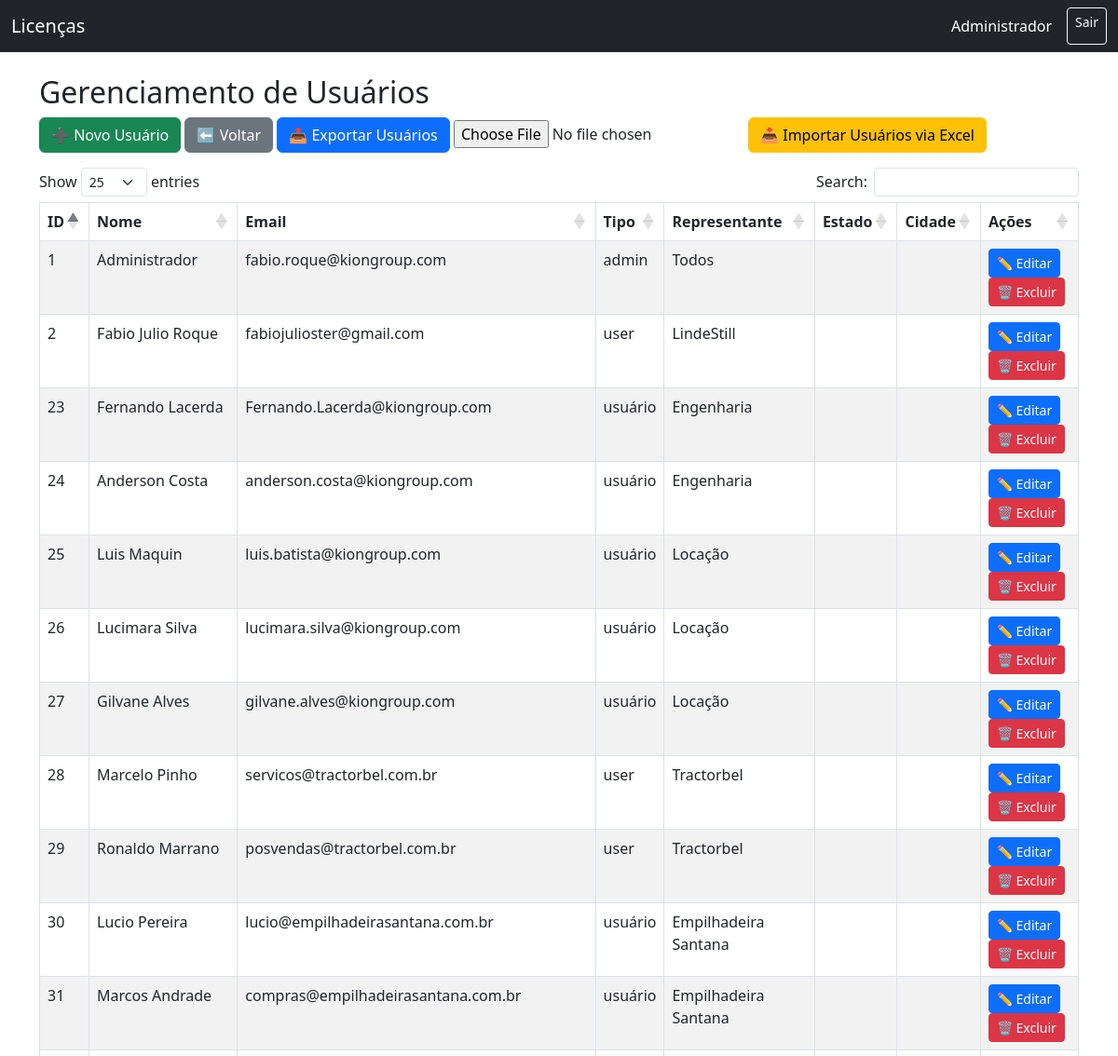
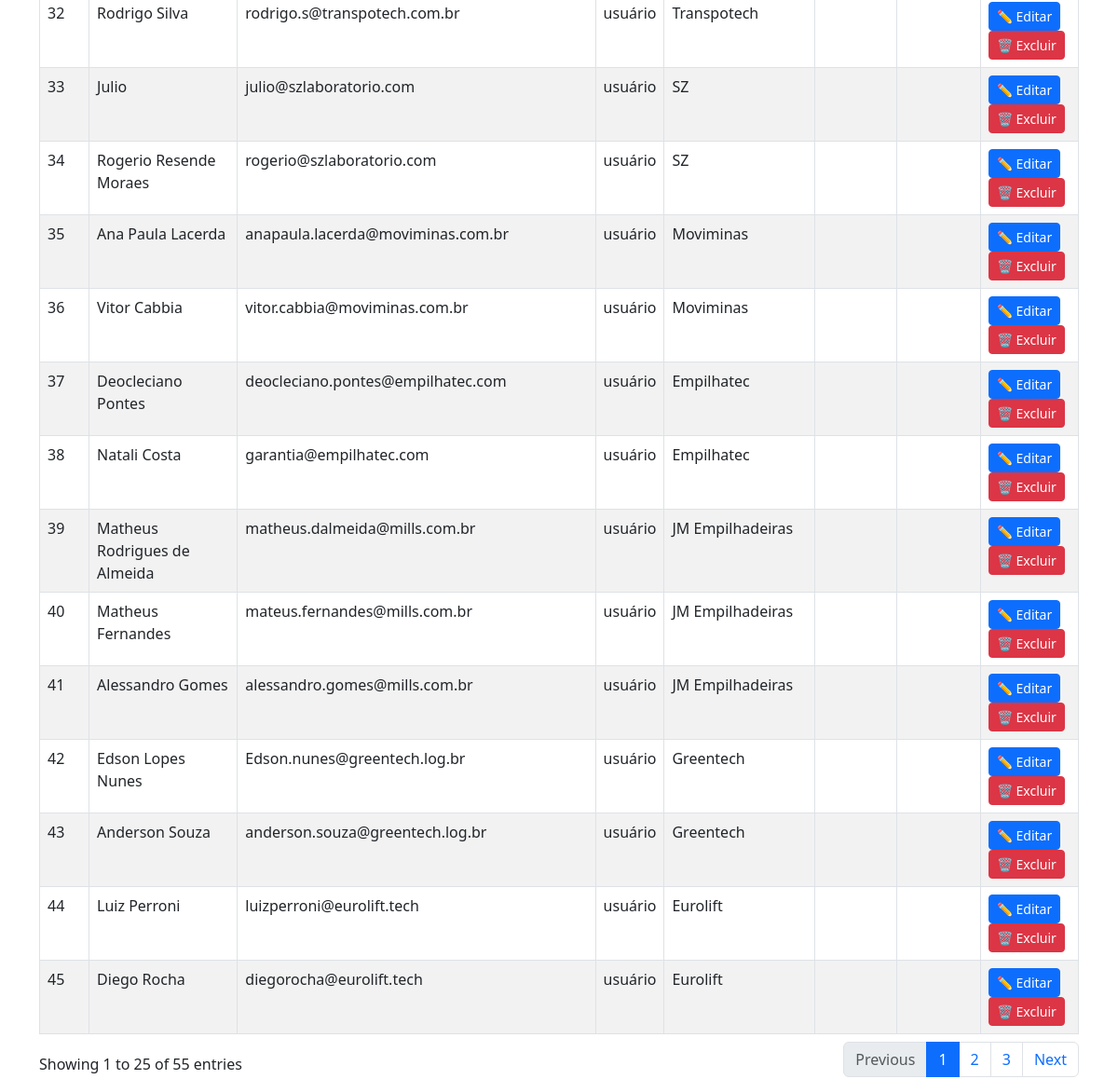
The page /admin/users (signed in) on the database its author committed (2 pictures, top to bottom).
### tables this page shows
CREATE TABLE usuarios (
        id INTEGER PRIMARY KEY AUTOINCREMENT,
        nome TEXT NOT NULL,
        email TEXT UNIQUE NOT NULL,
        senha TEXT NOT NULL,
        tipo TEXT NOT NULL DEFAULT 'user',
        representante TEXT,
        estado TEXT,
        cidade TEXT
    );

### app.py (the view)
@app.route("/admin/users")
def admin_users():
    if session.get("user_tipo") != "admin":
        return redirect(url_for("login"))
    con = get_db()
    cur = con.cursor()
    cur.execute("""
        SELECT * FROM usuarios
        ORDER BY
            CASE WHEN tipo = 'admin' THEN 0 ELSE 1 END,
            nome ASC
    """)
    usuarios = cur.fetchall()
    return render_template("admin_users.html", usuarios=usuarios)

### app.py (called while the page is built)
def get_db():
    con = sqlite3.connect(DB_NAME)
    con.row_factory = sqlite3.Row
    return con

### templates/admin_users.html
{% extends "base.html" %}
{% block content %}
<div class="container mt-4">
    <h2>Gerenciamento de Usuários</h2>
    <div class="mb-3">
        <a href="{{ url_for('admin_users_new') }}" class="btn btn-success">➕ Novo Usuário</a>
        <a href="{{ url_for('admin') }}" class="btn btn-secondary">⬅ Voltar</a>
        <a href="{{ url_for('export_usuarios') }}" class="btn btn-primary">📤 Exportar Usuários</a>
        <form action="{{ url_for('upload_usuarios_excel') }}" method="post" enctype="multipart/form-data" style="display:inline;">
           <input type="file" name="file" accept=".xlsx" required>
           <button type="submit" class="btn btn-warning">📥 Importar Usuários via Excel</button>
        </form>
    </div>
    <table class="table table-striped table-bordered">
        <thead class="thead-dark">
            <tr>
                <th>ID</th>
                <th>Nome</th>
                <th>Email</th>
                <th>Tipo</th>
                <th>Representante</th>
                <th>Estado</th>
                <th>Cidade</th>
                <th>Ações</th>
            </tr>
        </thead>
        <tbody>
            {% for usuario in usuarios %}
            <tr>
                <td>{{ usuario['id'] }}</td>
                <td>{{ usuario['nome'] }}</td>
                <td>{{ usuario['email'] }}</td>
                <td>{{ usuario['tipo'] }}</td>
                <td>{{ usuario['representante'] }}</td>
                <td>{{ usuario['estado'] }}</td>
                <td>{{ usuario['cidade'] }}</td>
                <td>
                    <a href="{{ url_for('admin_users_edit', user_id=usuario['id']) }}"
                       class="btn btn-primary btn-sm">✏️ Editar</a>
                    <a href="{{ url_for('admin_users_delete', user_id=usuario['id']) }}"
                       class="btn btn-danger btn-sm"
                       onclick="return confirm('Tem certeza que deseja excluir este usuário?');">🗑️ Excluir</a>
                </td>
            </tr>
            {% endfor %}
        </tbody>
    </table>
</div>
{% endblock %}

### templates/base.html (shortened to what this page needs)
<!DOCTYPE html>
<html lang="pt-BR">
<head>
    <link href="https://cdn.jsdelivr.net/npm/bootstrap@5.3.0/dist/css/bootstrap.min.css" rel="stylesheet">
    <link rel="stylesheet" href="https://cdn.datatables.net/1.13.6/css/dataTables.bootstrap5.min.css">
</head>
<body>
    <nav class="navbar navbar-expand-lg navbar-dark bg-dark">
        <div class="container-fluid">
            <a class="navbar-brand" href="{{ url_for('login') }}">Licenças</a>
            {% if session.get('user_id') %}
            <div class="d-flex">
                <span class="navbar-text text-white me-3">
                    {{ session.get('user_nome') }}
                </span>
                <a href="{{ url_for('logout') }}" class="btn btn-outline-light btn-sm">Sair</a>
            </div>
            {% endif %}
        </div>
    </nav>
    {% block content %}{% endblock %}
</body>
</html>

### rows shown on the page
usuarios: get "Administrador", id "1", nome "Administrador", email "fabio.roque@kiongroup.com", tipo "admin", representante "Todos"
usuarios: id "41", nome "Alessandro Gomes", email "alessandro.gomes@mills.com.br", tipo "usuário", representante "JM Empilhadeiras"
usuarios: id "35", nome "Ana Paula Lacerda", email "anapaula.lacerda@moviminas.com.br", tipo "usuário", representante "Moviminas"
usuarios: id "24", nome "Anderson Costa", email "anderson.costa@kiongroup.com", tipo "usuário", representante "Engenharia"
usuarios: id "43", nome "Anderson Souza", email "anderson.souza@greentech.log.br", tipo "usuário", representante "Greentech"
usuarios: id "37", nome "Deocleciano Pontes", email "deocleciano.pontes@empilhatec.com", tipo "usuário", representante "Empilhatec"
usuarios: id "45", nome "Diego Rocha", email "diegorocha@eurolift.tech", tipo "usuário", representante "Eurolift"
usuarios: id "42", nome "Edson Lopes Nunes", email "Edson.nunes@greentech.log.br", tipo "usuário", representante "Greentech"
usuarios: id "2", nome "Fabio Julio Roque", email "fabiojulioster@gmail.com", tipo "user", representante "LindeStill"
usuarios: id "23", nome "Fernando Lacerda", email "Fernando.Lacerda@kiongroup.com", tipo "usuário", representante "Engenharia"
usuarios: id "27", nome "Gilvane Alves", email "gilvane.alves@kiongroup.com", tipo "usuário", representante "Locação"
usuarios: id "33", nome "Julio", email "julio@szlaboratorio.com", tipo "usuário", representante "SZ"
usuarios: id "26", nome "Lucimara Silva", email "lucimara.silva@kiongroup.com", tipo "usuário", representante "Locação"
usuarios: id "30", nome "Lucio Pereira", email "lucio@empilhadeirasantana.com.br", tipo "usuário", representante "Empilhadeira Santana"
usuarios: id "25", nome "Luis Maquin", email "luis.batista@kiongroup.com", tipo "usuário", representante "Locação"
usuarios: id "44", nome "Luiz Perroni", email "luizperroni@eurolift.tech", tipo "usuário", representante "Eurolift"
usuarios: id "28", nome "Marcelo Pinho", email "servicos@tractorbel.com.br", tipo "user", representante "Tractorbel"
usuarios: id "31", nome "Marcos Andrade", email "compras@empilhadeirasantana.com.br", tipo "usuário", representante "Empilhadeira Santana"
usuarios: id "40", nome "Matheus Fernandes", email "mateus.fernandes@mills.com.br", tipo "usuário", representante "JM Empilhadeiras"
usuarios: id "39", nome "Matheus Rodrigues de Almeida", email "matheus.dalmeida@mills.com.br", tipo "usuário", representante "JM Empilhadeiras"
usuarios: id "38", nome "Natali Costa", email "garantia@empilhatec.com", tipo "usuário", representante "Empilhatec"
usuarios: id "32", nome "Rodrigo Silva", email "rodrigo.s@transpotech.com.br", tipo "usuário", representante "Transpotech"
usuarios: id "34", nome "Rogerio Resende Moraes", email "rogerio@szlaboratorio.com", tipo "usuário", representante "SZ"
usuarios: id "29", nome "Ronaldo Marrano", email "posvendas@tractorbel.com.br", tipo "user", representante "Tractorbel"
usuarios: id "36", nome "Vitor Cabbia", email "vitor.cabbia@moviminas.com.br", tipo "usuário", representante "Moviminas"
